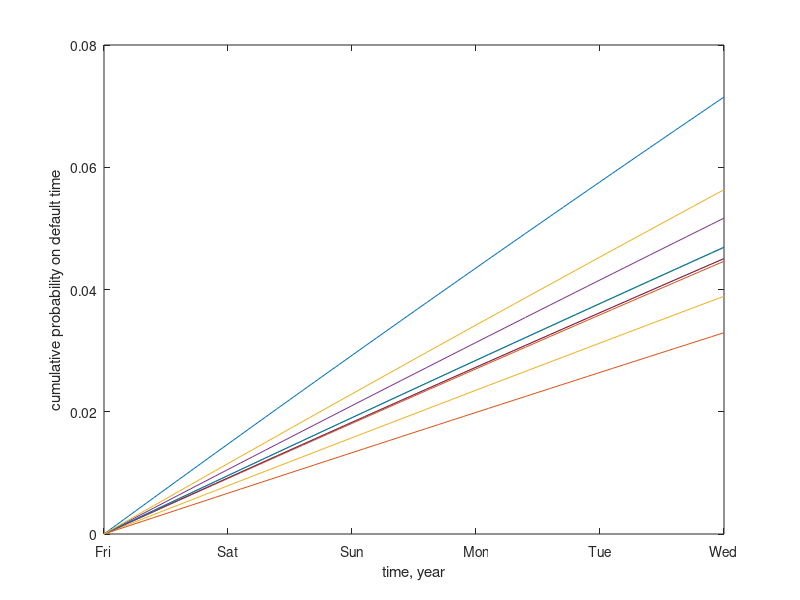

The MATLAB source for this figure: (Note: this script raises an error after producing the figure.)
clear all
close all

nIssuers = 10;
T = 0:0.1:5;
DefProb = zeros(nIssuers,length(T));
for ii = 1:nIssuers
   lambda = 0.01 + randn*0.002;
   DefProb(ii,:) = 1 - exp(-lambda*T);
end
ProbDates = T';
%%
% These are the calibrated default probability curves for each credit in
% the basket.

figure(1)
plot(T,DefProb)
datetick
%title('Individual Default Probability Curves')
ylabel('cumulative probability on default time')
xlabel('time, year')

DefThresh = norminv(DefProb);

%% Derive Survival Curve for the Basket
beta = sqrt(0.25)*ones(nIssuers,1);
nProbDates = length(ProbDates);
FTDSurvProb = zeros(size(ProbDates));
for jj = 1:nProbDates
   % vectorized conditional probability as a function of Z
   vecCondProb = @(Z)prod(normcdf(bsxfun(@rdivide,...
      -repmat(DefThresh(:,jj),1,length(Z))+bsxfun(@times,beta,Z),...
      sqrt(1-beta.^2))));
   % truncate domain of normal distribution to [-5,5] interval
   FTDSurvProb(jj) = integral(@(Z)vecCondProb(Z).*normpdf(Z),-5,5);
end
FTDDefProb = 1-FTDSurvProb;

%%
% Compare the FTD probability to the default probabilities of the
% individual issuers.

h= figure(1)
plot(ProbDates',DefProb)
datetick
hold on
plot(ProbDates,FTDDefProb,'LineWidth',3,'color','black')
datetick
hold off
ylabel('cdf on default time')
xlabel('time, year')
set(gca,'linewidth',2,'fontsize',15,'fontweight','bold','plotboxaspectratiomode','auto','xminortick','on','yminortick','on','TickLength',[0.04;0.02]);
pbaspect([1 1 1])
set(gca,'box','on')
saveTightFigure(h,'FirstDefaultTimeDemo1.pdf')
%title('FTD and Individual Default Probability Curves')

%% Analyze Sensitivity to Correlation
%
% To illustrate the sensitivity of the FTD spreads to model parameters, we
% calculate the market spreads for a range of correlation values.

corr = [0 0.25 0.5 0.75 0.90 1];

for ii = 1:length(corr)
   beta = sqrt(corr(ii))*ones(nIssuers,1);
   FTDSurvProb = zeros(length(ProbDates),1);
   for jj = 1:nProbDates
      % vectorized conditional probability as a function of Z
      condProb = @(Z)prod(normcdf(bsxfun(@rdivide,...
         -repmat(DefThresh(:,jj),1,length(Z))+bsxfun(@times,beta,Z),...
         sqrt(1-beta.^2))));
      % truncate domain of normal distribution to [-5,5] interval
      FTDSurvProb(jj) = integral(@(Z)condProb(Z).*normpdf(Z),-5,5);
   end
   FTDDefProb = 1-FTDSurvProb;
   h=figure(10)
   hold on
  plot(ProbDates,FTDDefProb,'LineWidth',3)
datetick
end
ylabel('cdf on default time')
xlabel('time, year')
legend('\rho = 0','\rho = 0.25','\rho = 0.5','\rho = 0.75','\rho = 0.9','\rho = 1','location','northwest')
set(gca,'linewidth',2,'fontsize',15,'fontweight','bold','plotboxaspectratiomode','auto','xminortick','on','yminortick','on','TickLength',[0.04;0.02]);
pbaspect([1 1 1])
set(gca,'box','on')
saveTightFigure(h,'FirstDefaultTimeDemo2_differentCorrelations.pdf')
